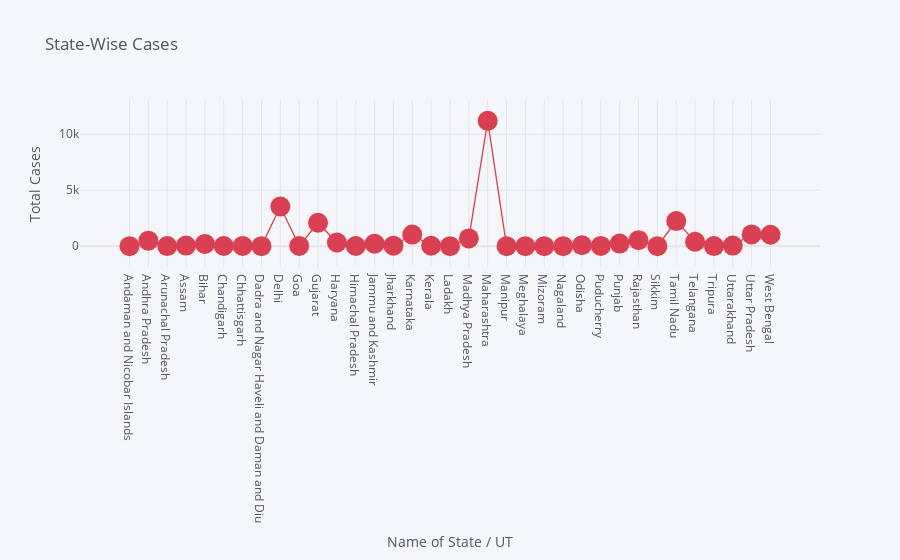

Notebook source saved alongside this figure:
### Code cell
df.iplot(kind='scatter',x='State',y='Confirmed Cases',mode='markers+lines',title='State-Wise Cases',xTitle='Name of State / UT',yTitle='Total Cases',colors='red',size=20)

### Figure 1 — Plotly figure (JSON) as saved in the notebook; plotly's stock layout.template omitted (floating-point values rounded to 4 significant figures)
{"data": [{"line": {"color": "rgba(219, 64, 82, 1.0)", "dash": "solid", "shape": "linear", "width": 1.3}, "marker": {"size": 20, "symbol": "circle"}, "mode": "markers+lines", "name": "Confirmed Cases", "text": "", "type": "scatter", "x": ["Andaman and Nicobar Islands", "Andhra Pradesh", "Arunachal Pradesh", "Assam", "Bihar", "Chandigarh", "Chhattisgarh", "Dadra and Nagar Haveli and Daman and Diu", "Delhi", "Goa", "Gujarat", "Haryana", "Himachal Pradesh", "Jammu and Kashmir", "Jharkhand", "Karnataka", "Kerala", "Ladakh", "Madhya Pradesh", "Maharashtra", "Manipur", "Meghalaya", "Mizoram", "Nagaland", "Odisha", "Puducherry", "Punjab", "Rajasthan", "Sikkim", "Tamil Nadu", "Telangana", "Tripura", "Uttarakhand", "Uttar Pradesh", "West Bengal"], "y": [0, 492, 3, 48, 197, 11, 21, 2, 3545, 19, 2089, 322, 11, 222, 42, 1032, 37, 1, 689, 11194, 0, 2, 0, 0, 79, 22, 230, 538, 0, 2236, 396, 3, 50, 1046, 1023]}], "layout": {"legend": {"bgcolor": "#F5F6F9", "font": {"color": "#4D5663"}}, "paper_bgcolor": "#F5F6F9", "plot_bgcolor": "#F5F6F9", "title": {"font": {"color": "#4D5663"}, "text": "State-Wise Cases"}, "xaxis": {"gridcolor": "#E1E5ED", "showgrid": true, "tickfont": {"color": "#4D5663"}, "title": {"font": {"color": "#4D5663"}, "text": "Name of State / UT"}, "zerolinecolor": "#E1E5ED"}, "yaxis": {"gridcolor": "#E1E5ED", "showgrid": true, "tickfont": {"color": "#4D5663"}, "title": {"font": {"color": "#4D5663"}, "text": "Total Cases"}, "zerolinecolor": "#E1E5ED"}}}
